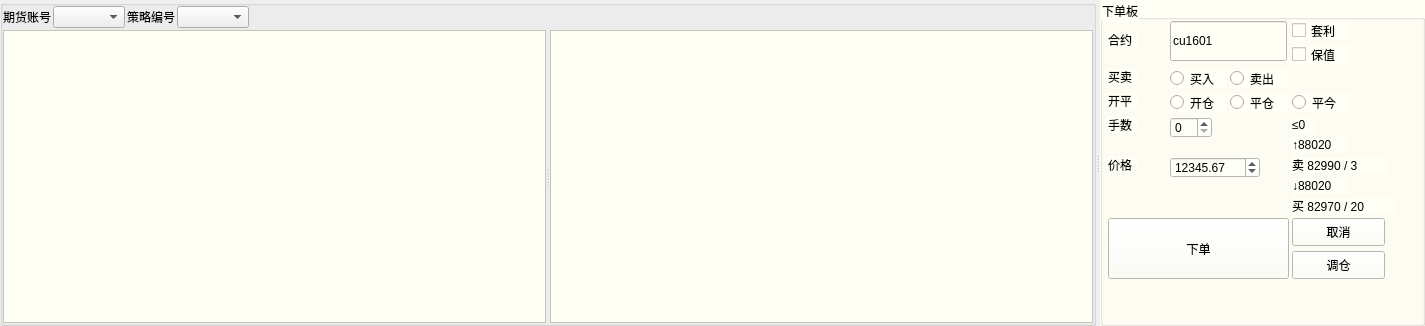
<?xml version="1.0" encoding="UTF-8"?>
<ui version="4.0">
 <class>Form</class>
 <widget class="QWidget" name="Form">
  <property name="geometry">
   <rect>
    <x>0</x>
    <y>0</y>
    <width>1425</width>
    <height>326</height>
   </rect>
  </property>
  <property name="windowTitle">
   <string>Form</string>
  </property>
  <layout class="QHBoxLayout" name="horizontalLayout_3">
   <property name="spacing">
    <number>2</number>
   </property>
   <property name="margin">
    <number>0</number>
   </property>
   <item>
    <widget class="QSplitter" name="splitter_2">
     <property name="orientation">
      <enum>Qt::Horizontal</enum>
     </property>
     <property name="handleWidth">
      <number>4</number>
     </property>
     <widget class="QGroupBox" name="groupBox">
      <property name="title">
       <string/>
      </property>
      <layout class="QHBoxLayout" name="horizontalLayout_2">
       <property name="spacing">
        <number>2</number>
       </property>
       <property name="margin">
        <number>0</number>
       </property>
       <item>
        <layout class="QVBoxLayout" name="verticalLayout">
         <property name="spacing">
          <number>2</number>
         </property>
         <item>
          <layout class="QHBoxLayout" name="horizontalLayout">
           <property name="spacing">
            <number>2</number>
           </property>
           <item>
            <widget class="QLabel" name="label_account_id">
             <property name="text">
              <string>期货账号</string>
             </property>
            </widget>
           </item>
           <item>
            <widget class="QComboBox" name="comboBox_account_id"/>
           </item>
           <item>
            <widget class="QLabel" name="label_strategy_id">
             <property name="text">
              <string>策略编号</string>
             </property>
            </widget>
           </item>
           <item>
            <widget class="QComboBox" name="comboBox_strategy_id"/>
           </item>
           <item>
            <spacer name="horizontalSpacer">
             <property name="orientation">
              <enum>Qt::Horizontal</enum>
             </property>
             <property name="sizeHint" stdset="0">
              <size>
               <width>40</width>
               <height>20</height>
              </size>
             </property>
            </spacer>
           </item>
          </layout>
         </item>
         <item>
          <widget class="QSplitter" name="splitter">
           <property name="orientation">
            <enum>Qt::Horizontal</enum>
           </property>
           <property name="handleWidth">
            <number>4</number>
           </property>
           <widget class="QTableView" name="tableView_order">
            <property name="styleSheet">
             <string notr="true">background-color: rgb(255, 255, 245);</string>
            </property>
           </widget>
           <widget class="QTableView" name="tableView_trade">
            <property name="styleSheet">
             <string notr="true">background-color: rgb(255, 255, 245);</string>
            </property>
           </widget>
          </widget>
         </item>
        </layout>
       </item>
      </layout>
     </widget>
     <widget class="QGroupBox" name="groupBox_order_insert">
      <property name="sizePolicy">
       <sizepolicy hsizetype="Maximum" vsizetype="Minimum">
        <horstretch>0</horstretch>
        <verstretch>0</verstretch>
       </sizepolicy>
      </property>
      <property name="minimumSize">
       <size>
        <width>325</width>
        <height>0</height>
       </size>
      </property>
      <property name="maximumSize">
       <size>
        <width>325</width>
        <height>16777215</height>
       </size>
      </property>
      <property name="autoFillBackground">
       <bool>false</bool>
      </property>
      <property name="styleSheet">
       <string notr="true">background-color: rgb(255, 255, 245);</string>
      </property>
      <property name="title">
       <string>下单板</string>
      </property>
      <widget class="QLabel" name="label_buyorsell">
       <property name="geometry">
        <rect>
         <x>8</x>
         <y>69</y>
         <width>30</width>
         <height>16</height>
        </rect>
       </property>
       <property name="text">
        <string>买卖</string>
       </property>
      </widget>
      <widget class="QLineEdit" name="lineEdit_heyue">
       <property name="geometry">
        <rect>
         <x>70</x>
         <y>21</y>
         <width>117</width>
         <height>40</height>
        </rect>
       </property>
       <property name="sizePolicy">
        <sizepolicy hsizetype="Preferred" vsizetype="Preferred">
         <horstretch>0</horstretch>
         <verstretch>0</verstretch>
        </sizepolicy>
       </property>
       <property name="text">
        <string>cu1601</string>
       </property>
      </widget>
      <widget class="QLabel" name="label_heyue">
       <property name="geometry">
        <rect>
         <x>8</x>
         <y>32</y>
         <width>30</width>
         <height>16</height>
        </rect>
       </property>
       <property name="text">
        <string>合约</string>
       </property>
      </widget>
      <widget class="QRadioButton" name="radioButton_kaicang">
       <property name="geometry">
        <rect>
         <x>70</x>
         <y>93</y>
         <width>57</width>
         <height>19</height>
        </rect>
       </property>
       <property name="text">
        <string>开仓</string>
       </property>
      </widget>
      <widget class="QRadioButton" name="radioButton_maichu">
       <property name="geometry">
        <rect>
         <x>130</x>
         <y>69</y>
         <width>57</width>
         <height>19</height>
        </rect>
       </property>
       <property name="text">
        <string>卖出</string>
       </property>
      </widget>
      <widget class="QLabel" name="label_kaiping">
       <property name="geometry">
        <rect>
         <x>8</x>
         <y>93</y>
         <width>30</width>
         <height>16</height>
        </rect>
       </property>
       <property name="text">
        <string>开平</string>
       </property>
      </widget>
      <widget class="QLabel" name="label_shoushu">
       <property name="geometry">
        <rect>
         <x>8</x>
         <y>117</y>
         <width>30</width>
         <height>16</height>
        </rect>
       </property>
       <property name="text">
        <string>手数</string>
       </property>
      </widget>
      <widget class="QRadioButton" name="radioButton_pingcang">
       <property name="geometry">
        <rect>
         <x>130</x>
         <y>93</y>
         <width>57</width>
         <height>19</height>
        </rect>
       </property>
       <property name="text">
        <string>平仓</string>
       </property>
      </widget>
      <widget class="QSpinBox" name="spinBox_shoushu">
       <property name="geometry">
        <rect>
         <x>70</x>
         <y>117</y>
         <width>42</width>
         <height>21</height>
        </rect>
       </property>
       <property name="sizePolicy">
        <sizepolicy hsizetype="Preferred" vsizetype="Preferred">
         <horstretch>0</horstretch>
         <verstretch>0</verstretch>
        </sizepolicy>
       </property>
      </widget>
      <widget class="QRadioButton" name="radioButton_pingjin">
       <property name="geometry">
        <rect>
         <x>192</x>
         <y>93</y>
         <width>57</width>
         <height>19</height>
        </rect>
       </property>
       <property name="text">
        <string>平今</string>
       </property>
      </widget>
      <widget class="QRadioButton" name="radioButton_mairu">
       <property name="geometry">
        <rect>
         <x>70</x>
         <y>69</y>
         <width>57</width>
         <height>19</height>
        </rect>
       </property>
       <property name="text">
        <string>买入</string>
       </property>
      </widget>
      <widget class="QDoubleSpinBox" name="doubleSpinBox_xiadanjiage">
       <property name="geometry">
        <rect>
         <x>70</x>
         <y>157</y>
         <width>90</width>
         <height>21</height>
        </rect>
       </property>
       <property name="sizePolicy">
        <sizepolicy hsizetype="Preferred" vsizetype="Preferred">
         <horstretch>0</horstretch>
         <verstretch>0</verstretch>
        </sizepolicy>
       </property>
       <property name="maximum">
        <double>99999.000000000000000</double>
       </property>
       <property name="value">
        <double>12345.670000000000073</double>
       </property>
      </widget>
      <widget class="QLabel" name="label_xiadanjiage">
       <property name="geometry">
        <rect>
         <x>8</x>
         <y>157</y>
         <width>30</width>
         <height>16</height>
        </rect>
       </property>
       <property name="text">
        <string>价格</string>
       </property>
      </widget>
      <widget class="QPushButton" name="pushButton_xiadantiaocang">
       <property name="geometry">
        <rect>
         <x>192</x>
         <y>251</y>
         <width>93</width>
         <height>28</height>
        </rect>
       </property>
       <property name="text">
        <string>调仓</string>
       </property>
      </widget>
      <widget class="QPushButton" name="pushButton_xiandan">
       <property name="geometry">
        <rect>
         <x>8</x>
         <y>218</y>
         <width>181</width>
         <height>61</height>
        </rect>
       </property>
       <property name="sizePolicy">
        <sizepolicy hsizetype="Preferred" vsizetype="Preferred">
         <horstretch>0</horstretch>
         <verstretch>0</verstretch>
        </sizepolicy>
       </property>
       <property name="text">
        <string>下单</string>
       </property>
      </widget>
      <widget class="QPushButton" name="pushButton_xiadanquxiao">
       <property name="geometry">
        <rect>
         <x>192</x>
         <y>218</y>
         <width>93</width>
         <height>28</height>
        </rect>
       </property>
       <property name="text">
        <string>取消</string>
       </property>
      </widget>
      <widget class="QLabel" name="label_pankouguadansell">
       <property name="geometry">
        <rect>
         <x>192</x>
         <y>157</y>
         <width>95</width>
         <height>16</height>
        </rect>
       </property>
       <property name="text">
        <string>卖 82990 / 3</string>
       </property>
      </widget>
      <widget class="QLabel" name="label_dietingjia">
       <property name="geometry">
        <rect>
         <x>192</x>
         <y>178</y>
         <width>55</width>
         <height>16</height>
        </rect>
       </property>
       <property name="text">
        <string>↓88020</string>
       </property>
      </widget>
      <widget class="QLabel" name="label_zuidashoushu">
       <property name="geometry">
        <rect>
         <x>192</x>
         <y>117</y>
         <width>23</width>
         <height>16</height>
        </rect>
       </property>
       <property name="text">
        <string>≤0</string>
       </property>
      </widget>
      <widget class="QLabel" name="label_zhangtingjia">
       <property name="geometry">
        <rect>
         <x>192</x>
         <y>137</y>
         <width>55</width>
         <height>16</height>
        </rect>
       </property>
       <property name="text">
        <string>↑88020</string>
       </property>
      </widget>
      <widget class="QLabel" name="label_pankouguadanbuy">
       <property name="geometry">
        <rect>
         <x>192</x>
         <y>198</y>
         <width>103</width>
         <height>16</height>
        </rect>
       </property>
       <property name="text">
        <string>买 82970 / 20</string>
       </property>
      </widget>
      <widget class="QCheckBox" name="checkBox_taoli">
       <property name="geometry">
        <rect>
         <x>192</x>
         <y>21</y>
         <width>57</width>
         <height>19</height>
        </rect>
       </property>
       <property name="text">
        <string>套利</string>
       </property>
      </widget>
      <widget class="QCheckBox" name="checkBox_baozhi">
       <property name="geometry">
        <rect>
         <x>192</x>
         <y>45</y>
         <width>57</width>
         <height>19</height>
        </rect>
       </property>
       <property name="text">
        <string>保值</string>
       </property>
      </widget>
     </widget>
    </widget>
   </item>
  </layout>
 </widget>
 <resources/>
 <connections/>
</ui>
